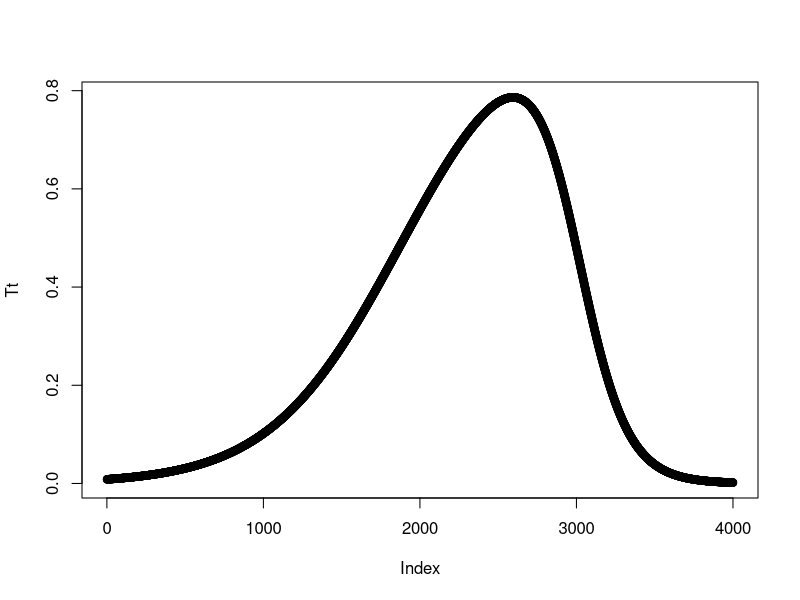
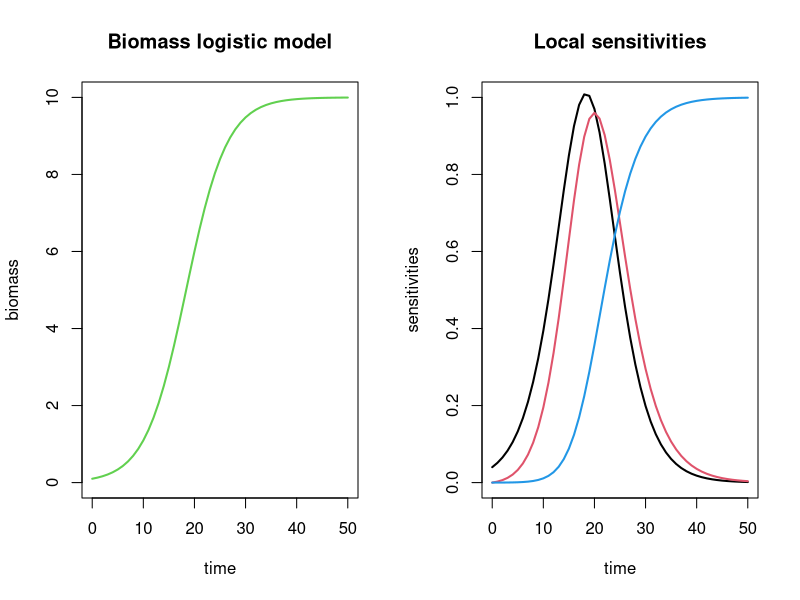

Here is the R script that generated these plots, in order: (Note: this script raises an error after producing the figures.)


## the growth rate~temperature function for eq 3b in george 2023 paper 
f_t <- function(x.t){
  (1 + exp(T_AL/(x.t+273) - T_AL/T_L) + exp(T_AH/T_H - T_AH/(x.t+273))) ^ -1
}

library(deSolve) ### https://cran.r-project.org/web/packages/deSolve/vignettes/deSolve.pdf
### Set vector with parameters and initial condition for simulation
parms1 <- c(r = 0.25, Mx = 10, M = 0.1, sr = 0, sMx = 0, sM0 = 1)
end.time <- 50
time.vec <- 0:(end.time)
### Define simulation model
Mod <- function(t, y, par) {
  with(as.list(c(par, y)), {
    dM <- r*M*(1 - M/Mx)
    dsr <- M*(1 - M/Mx) + r*(1 - (2*M)/Mx)*sr
    dsMx <- r*M^2/Mx^2 + r*(1 - (2*M)/Mx)*sMx
    dsM0 <- r*(1 - (2*M)/Mx)*sM0
    return(list(c(dM, dsr, dsMx, dsM0)))
  })
}
out.model <- ode(y = c(parms1["M"], parms1["sr"], parms1["sMx"], parms1["sM0"]),
                 times = time.vec, func = Mod, parms = c(parms1["r"], parms1["Mx"]) )
### Write data to file (for post-processing and pictures)
filename.output <- "out.dat"
write.table(out.model, filename.output)
### Plot
png(filename = "fig1AandB.png", width = 8, height = 4, units = 'in', res = 300)
par(mfrow=c(1,2))
plot(out.model[,1], out.model[,2], main = "Biomass logistic model", xlab = "time",
     ylab = "biomass", ylim = c(0,10), type = "l", lwd = 2, col = 3)
plot(out.model[,1], (out.model[,5]*0.04), main = "Local sensitivities", xlab = "time",
     ylab = "sensitivities", ylim = c(0,1.), type = "l", lwd = 2, col = 1)
lines(out.model[,1], (out.model[,3]*0.02), lwd = 2, col = 2)
lines(out.model[,1], (out.model[,4]*1), lwd = 2, col = 4)
dev.off()


# Temperature model --------------

T_L <- 292
T_H <- 303
T_AL <- 20000
T_AH <- 60000
x <- seq(1, 4000, by = 1)
x.t <- x/100
Tt <- (1 + exp(T_AL/(x.t+273) - T_AL/T_L) + exp(T_AH/T_H - T_AH/(x.t+273))) ^ -1
plot(Tt)

# Tmin <- 2
# a <- log(2)/log((35 - Tmin)/(25-Tmin))
# Teff <- (2 * (x-Tmin)^a * (25- Tmin)^a - (x - Tmin) ^ (2*a))/((25-Tmin)^ (2*a))
plot(Teff)

f_t(25)


Mod <- function(t, y, par) {
  with(as.list(c(par, y)), {
    Teff <- (1 + exp(T_AL/(x.t+273) - T_AL/T_L) + exp(T_AH/T_H - T_AH/(x.t+273))) ^ -1
    
    dM <- r*M*(1 - M/Mx) * Teff
    
    dsr <- M*(1 - M/Mx) + r*(1 - (2*M)/Mx)*sr
    dsMx <- r*M^2/Mx^2 + r*(1 - (2*M)/Mx)*sMx
    dsM0 <- r*(1 - (2*M)/Mx)*sM0
    return(list(c(dM, dsr, dsMx, dsM0)))
  })
}
parms1 <- c(r = 0.25, Mx = 10, M = 0.1, sr = 0, sMx = 0, sM0 = 1)
end.time <- 4000
time.vec <- 0:(end.time)
out.model <- ode(y = c(parms1["M"], parms1["sr"], parms1["sMx"], parms1["sM0"]),
                 times = time.vec, func = Mod, parms = c(parms1["r"], parms1["Mx"]) )
Mod

### Temperature response curve
TL <- 292
TH <- 303
TAL <- 20000
TAH <- 60000

y.vec <- seq(from = 1, to = 40, by = 1) ### Vector with temperature points
r.adapt <- y.vec ### Same no. of elements
for (y in y.vec) {
  temp.t <- y/100
  r.adapt[y] <- (1 + exp(TAL/(temp.t + 273) - TAL/TL) + exp(TAH/TH - TAH/(temp.t + 273) ))^-1
}

# plot(r.adapt)
plot(y.vec/100, r.adapt, main = header.pic, xlab = "temperature (degrees Celsius)", 
     ylab = "factor", xlim = c(0,40), type = "l", lwd = 2)
### Plot
filename.pic <- "Fig-Temp.png"
header.pic <- "Temperature response curve"
png(filename = filename.pic, width = 4, height = 4, units = 'in', res = 300)
plot(y.vec/100, r.adapt, main = header.pic, xlab = "temperature (degrees Celsius)", 
     ylab = "factor", xlim = c(0,40), type = "l", lwd = 2)
dev.off()
